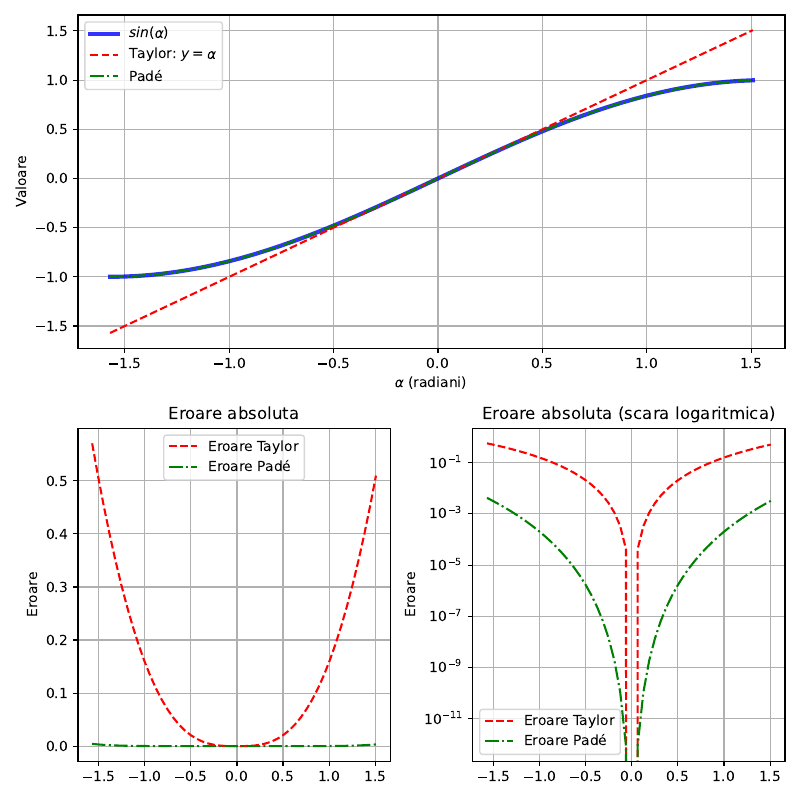

Reproduce this figure in Python.
import numpy as np
import matplotlib.pyplot as plt
from matplotlib.gridspec import GridSpec

alpha = np.linspace(-np.pi / 2, np.pi / 2, endpoint=False)

sin = np.sin(alpha)
taylor = alpha
taylor_err = np.abs(sin - taylor)

pade = (alpha - 7 / 60 * alpha**3) / (1 + alpha**2 / 20)
pade_err = np.abs(sin - pade)

fig = plt.figure(figsize=(8, 8))

gs = GridSpec(2, 2, figure=fig)
ax1 = fig.add_subplot(gs[0, :])
ax2 = fig.add_subplot(gs[1, 0])
ax3 = fig.add_subplot(gs[1, 1])

ax1.plot(alpha, sin, label="$sin(\\alpha)$", linewidth=3, color="blue", alpha=0.8)
ax1.plot(alpha, taylor, label="Taylor: $y = \\alpha$", linestyle="--", color="red")
ax1.plot(alpha, pade, label="Padé", linestyle="-.", color="green")
ax1.set_xlabel("$\\alpha$ (radiani)")
ax1.set_ylabel("Valoare")
ax1.legend()
ax1.grid()

ax2.plot(alpha, taylor_err, label="Eroare Taylor", linestyle="--", color="red")
ax2.plot(alpha, pade_err, label="Eroare Padé", linestyle="-.", color="green")
ax2.set_title("Eroare absoluta")
ax2.set_ylabel("Eroare")
ax2.legend()
ax2.grid()

ax3.plot(alpha, taylor_err, label="Eroare Taylor", linestyle="--", color="red")
ax3.plot(alpha, pade_err, label="Eroare Padé", linestyle="-.", color="green")
ax3.set_yscale("log")
ax3.set_title("Eroare absoluta (scara logaritmica)")
ax3.set_ylabel("Eroare")
ax3.legend()
ax3.grid()

plt.tight_layout()
plt.savefig("src/02/08.pdf", format="pdf")
plt.show()
